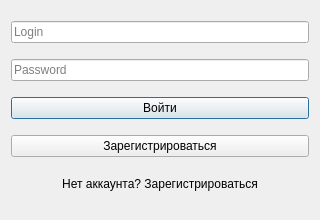
<?xml version="1.0" encoding="UTF-8"?>
<ui version="4.0">
 <class>LoginDialog</class>
 <widget class="QDialog" name="LoginDialog">
  <property name="geometry">
   <rect>
    <x>0</x>
    <y>0</y>
    <width>320</width>
    <height>220</height>
   </rect>
  </property>
  <property name="windowTitle">
   <string>Вход</string>
  </property>
  <layout class="QVBoxLayout" name="verticalLayout">
   <item>
    <widget class="QLineEdit" name="editLogin">
     <property name="placeholderText">
      <string>Login</string>
     </property>
    </widget>
   </item>
   <item>
    <widget class="QLineEdit" name="editPassword">
     <property name="echoMode">
      <enum>QLineEdit::Password</enum>
     </property>
     <property name="placeholderText">
      <string>Password</string>
     </property>
    </widget>
   </item>
   <item>
    <widget class="QPushButton" name="btnLogin">
     <property name="text">
      <string>Войти</string>
     </property>
    </widget>
   </item>
   <item>
    <widget class="QPushButton" name="btnRegister">
     <property name="text">
      <string>Зарегистрироваться</string>
     </property>
    </widget>
   </item>
   <item>
    <widget class="QPushButton" name="btnToggleMode">
     <property name="text">
      <string>Нет аккаунта? Зарегистрироваться</string>
     </property>
     <property name="flat">
      <bool>true</bool>
     </property>
    </widget>
   </item>
  </layout>
 </widget>
 <resources/>
 <connections/>
</ui>
